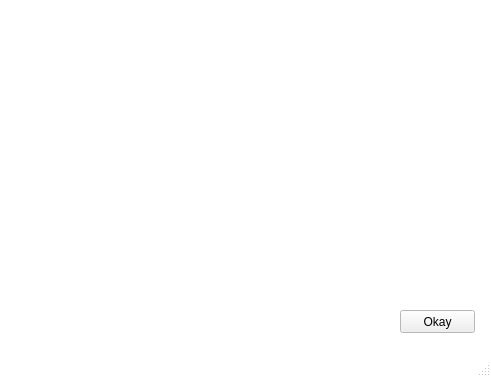
<?xml version="1.0" encoding="UTF-8"?>
<ui version="4.0">
 <class>MainWindow</class>
 <widget class="QMainWindow" name="MainWindow">
  <property name="geometry">
   <rect>
    <x>0</x>
    <y>0</y>
    <width>491</width>
    <height>377</height>
   </rect>
  </property>
  <property name="palette">
   <palette>
    <active>
     <colorrole role="Base">
      <brush brushstyle="SolidPattern">
       <color alpha="255">
        <red>255</red>
        <green>255</green>
        <blue>255</blue>
       </color>
      </brush>
     </colorrole>
     <colorrole role="Window">
      <brush brushstyle="SolidPattern">
       <color alpha="255">
        <red>255</red>
        <green>255</green>
        <blue>255</blue>
       </color>
      </brush>
     </colorrole>
    </active>
    <inactive>
     <colorrole role="Base">
      <brush brushstyle="SolidPattern">
       <color alpha="255">
        <red>255</red>
        <green>255</green>
        <blue>255</blue>
       </color>
      </brush>
     </colorrole>
     <colorrole role="Window">
      <brush brushstyle="SolidPattern">
       <color alpha="255">
        <red>255</red>
        <green>255</green>
        <blue>255</blue>
       </color>
      </brush>
     </colorrole>
    </inactive>
    <disabled>
     <colorrole role="Base">
      <brush brushstyle="SolidPattern">
       <color alpha="255">
        <red>255</red>
        <green>255</green>
        <blue>255</blue>
       </color>
      </brush>
     </colorrole>
     <colorrole role="Window">
      <brush brushstyle="SolidPattern">
       <color alpha="255">
        <red>255</red>
        <green>255</green>
        <blue>255</blue>
       </color>
      </brush>
     </colorrole>
    </disabled>
   </palette>
  </property>
  <property name="windowTitle">
   <string>MainWindow</string>
  </property>
  <property name="autoFillBackground">
   <bool>true</bool>
  </property>
  <widget class="QWidget" name="centralwidget">
   <widget class="QPushButton" name="button_save">
    <property name="geometry">
     <rect>
      <x>400</x>
      <y>310</y>
      <width>75</width>
      <height>23</height>
     </rect>
    </property>
    <property name="text">
     <string>Okay</string>
    </property>
   </widget>
   <widget class="QWidget" name="verticalLayoutWidget">
    <property name="geometry">
     <rect>
      <x>10</x>
      <y>10</y>
      <width>461</width>
      <height>281</height>
     </rect>
    </property>
    <layout class="QVBoxLayout" name="verticalLayout"/>
   </widget>
  </widget>
  <widget class="QMenuBar" name="menubar">
   <property name="geometry">
    <rect>
     <x>0</x>
     <y>0</y>
     <width>491</width>
     <height>21</height>
    </rect>
   </property>
  </widget>
  <widget class="QStatusBar" name="statusbar"/>
 </widget>
 <resources/>
 <connections/>
</ui>
